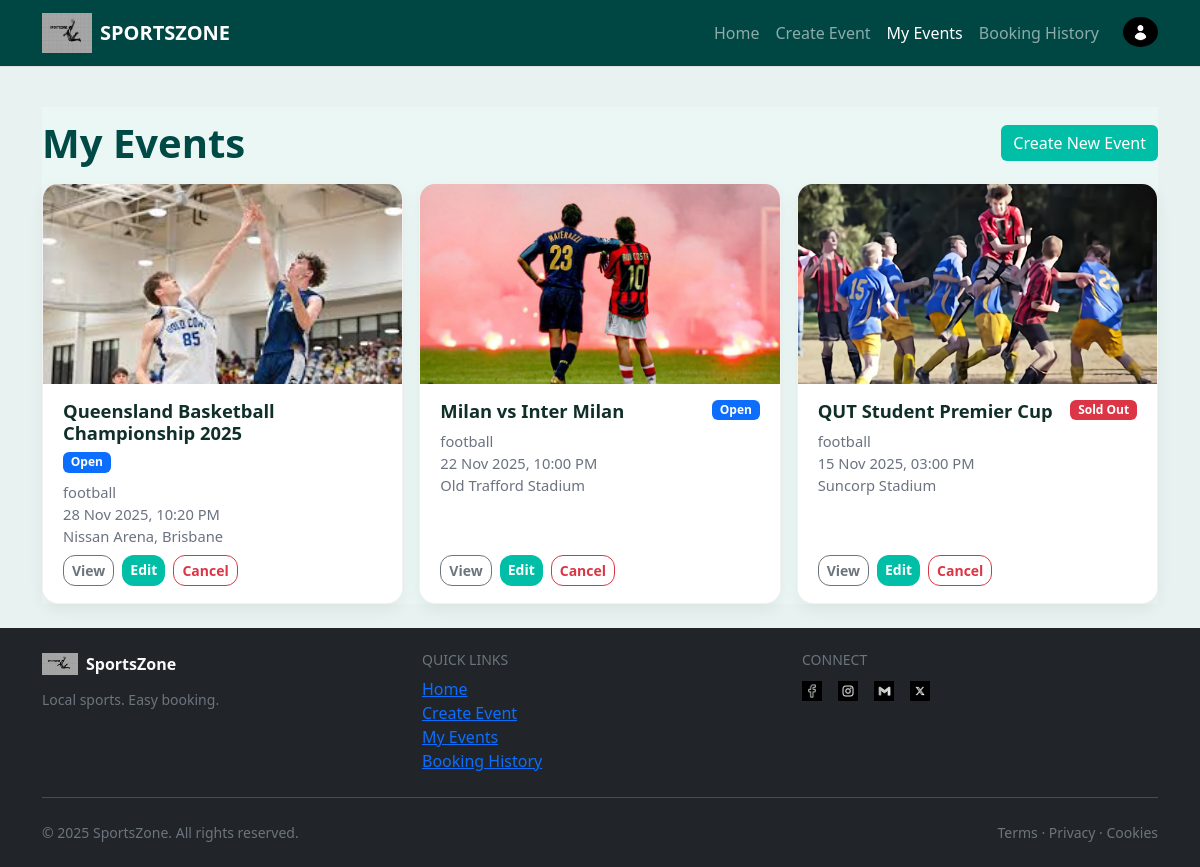
The app's page /my-events (signed in) with its own data.
### SportsZone/models.py (models this page shows, shortened)
class Event(db.Model):
    __tablename__ = "events"
    id = db.Column(db.Integer, primary_key=True)
    user_id = db.Column(db.Integer, db.ForeignKey("users.id"), nullable=False)  # creator/owner
    venue_id = db.Column(db.Integer, db.ForeignKey("venues.id"))
    sports_type = db.Column(db.String(64), index=True)  # Football, Basketball, etc.
    event_title = db.Column(db.String(256), nullable=False)
    home_team_name = db.Column(db.String(64))
    away_team_name = db.Column(db.String(64))
    event_image = db.Column(db.String(256))  # filename in /static/img
    description = db.Column(db.Text)
    start_datetime = db.Column(db.DateTime, default=datetime.utcnow, nullable=False)
    end_datetime = db.Column(db.DateTime)
    status = db.Column(db.String(32), index=True, default="Open", nullable=False)
    total_tickets = db.Column(db.Integer, default=120, nullable=False)
    tickets_sold = db.Column(db.Integer, default=0, nullable=False)
    ticket_price = db.Column(db.Float, default=0.0, nullable=False)
    comments = db.relationship(
        "Comment", backref="event", lazy=True, cascade="all, delete-orphan"
    )
    bookings = db.relationship(
        "Booking", backref="event", lazy=True, cascade="all, delete-orphan"
    )

class Venue(db.Model):
    __tablename__ = "venues"
    id = db.Column(db.Integer, primary_key=True)
    venue_name = db.Column(db.String(128), nullable=False)
    venue_address = db.Column(db.String(256))
    capacity = db.Column(db.Integer)
    events = db.relationship("Event", backref="venue", lazy=True)

### SportsZone/views.py (the view)
@main_bp.route("/my-events", methods=["GET"], endpoint="my_events")
@login_required
def my_events():
    events = (
        Event.query.filter(Event.user_id == current_user.id)
        .order_by(Event.start_datetime.desc())
        .all()
    )
    return render_template("my_events.html", title="My Events", events=events)

### SportsZone/templates/my_events.html (shortened to what this page needs)
{% extends "base.html" %}
{% block body %}
<div class="my-events-page">
  <div class="d-flex align-items-center justify-content-between mb-3">
    <h1 class="page-title m-0">My Events</h1>
    <a href="{{ url_for('main.create_event') }}" class="btn btn-primary">Create New Event</a>
  </div>
  {% if events %}
    {% set badge_map = {'Open':'primary','Sold Out':'danger','Cancelled':'secondary','Inactive':'warning'} %}
    <div class="row g-3">
      {% for e in events %}
        <div class="col-12 col-md-6 col-lg-4">
          <article class="event-card">
            <div class="thumb-wrap">
              {% if e.event_image %}
                <img class="thumb" src="{{ url_for('static', filename='img/' ~ e.event_image) }}" alt="{{ e.event_title }}">
              {% else %}
                <div class="thumb d-flex align-items-center justify-content-center text-uppercase fw-bold"
                     style="background:#c8f6ef;color:#0f2f28;font-size:2rem;">
                  {{ e.event_title[:1] if e.event_title else 'E' }}
                </div>
              {% endif %}
            </div>
            <div class="body">
              <div class="d-flex align-items-start justify-content-between flex-wrap gap-2 mb-2">
                <h2 class="title">{{ e.event_title }}</h2>
                <span class="badge text-bg-{{ badge_map.get(e.status,'secondary') }}">{{ e.status }}</span>
              </div>
              <div class="meta">
                {{ e.sports_type or 'sport' }}<br>
                {% if e.start_datetime %}{{ e.start_datetime.strftime('%d %b %Y, %I:%M %p') }}{% endif %}<br>
                {% if e.venue %}{{ e.venue.venue_name }}{% endif %}
              </div>
            </div>
            <div class="card-footer">
              <div class="actions d-flex flex-wrap gap-2">
                <a href="{{ url_for('main.view_event', event_id=e.id) }}"
                   class="btn btn-outline-secondary btn-sm">View</a>
                <a href="{{ url_for('main.create_event', event_id=e.id) }}"
                   class="btn btn-primary btn-sm">Edit</a>
                <form method="POST"
                      action="{{ url_for('main.cancel_event', event_id=e.id) }}"
                      onsubmit="return confirm('Cancel this event? This will stop further bookings.');"
                      class="d-inline">
                  <button class="btn btn-outline-danger btn-sm"
                          {% if e.status == 'Cancelled' %}disabled{% endif %}>
                    Cancel
                  </button>
                </form>
              </div>
            </div>
          </article>
        </div>
      {% endfor %}
    </div>
  {% else %}
    <div class="alert alert-info mt-3">You haven’t created any events yet.</div>
  {% endif %}
</div>
{% endblock %}

### SportsZone/static/style.css (style rules this page uses)
body { background-color: #E8F3F1; color: #0F2F28; }
.btn-primary { background-color: #00A896; border-color: #00A896; }
.my-events-page { padding-top: .75rem; background: #eaf7f5; }
.my-events-page .page-title { font-weight: 800; color: #004a46; margin-bottom: 1rem; }
.my-events-page .event-card { border: 1px solid rgba(0,0,0,.05); border-radius: 16px; overflow: hidden; background: #fff; box-shadow: 0 6px 16px rgba(0,0,0,.06); transition: transform .18s ease, box-shadow .18s ease; height: 100%; display: flex; flex-direction: column; }
.my-events-page .thumb-wrap { position: relative; min-height: 200px; background: #eaf7f5; }
.my-events-page .thumb { position: absolute; inset: 0; width: 100%; height: 100%; object-fit: cover; }
.my-events-page .body { padding: 1rem 1.25rem .5rem; }
.my-events-page .title { font-size: 1.15rem; font-weight: 800; margin: 0; color: #0f2f28; }
.my-events-page .meta { margin-top: .35rem; color: #6b7280; font-size: .92rem; }
.my-events-page .badge { font-weight: 700; }
.my-events-page .card-footer { background: transparent; border-top: 0; padding: 0 1.25rem 1.1rem; margin-top: auto; }
.my-events-page .actions .btn { border-radius: 12px; font-weight: 600; }
.my-events-page .btn-primary { background: #00bfa6; border: none; }

### records on screen
Event: event_image (picture), event_title "Queensland Basketball Championship 2025", status "Open", sports_type "football", start_datetime "28 Nov 2025, 10:20 PM", venue.venue_name "Nissan Arena, Brisbane"
Event: event_image (picture), event_title "Milan vs Inter Milan", status "Open", sports_type "football", start_datetime "22 Nov 2025, 10:00 PM", venue.venue_name "Old Trafford Stadium"
Event: event_image (picture), event_title "QUT Student Premier Cup", status "Sold Out", sports_type "football", start_datetime "15 Nov 2025, 03:00 PM", venue.venue_name "Suncorp Stadium"
